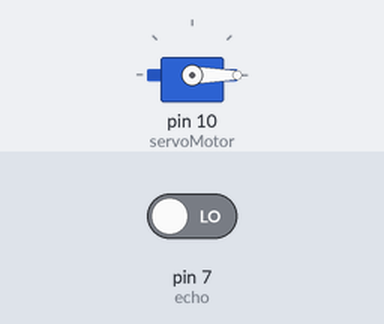
The sketch below on a simulated Arduino Uno, built with avr-gcc and run on an emulated ATmega328P. Parts: servo. The inputs (shaded band) are chosen by the test bench; at power-on: pin 7 (echo) LOW. What the sketch prints to the serial monitor is not drawn.

Above: at 0.05 s.
Timing chart, 0 to 4.6 s (numbered marks = the images above):
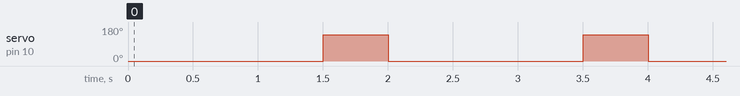

Measured:
- by itself, servo on pin 10 (servoMotor): alternates 140° for 0.50 s and 0° for 1.5 s

The sketch:

dispensador.ino
```cpp
#include <Servo.h>

Servo servoMotor;
int triger = 5;
int echo = 7;

void setup() {

  pinMode(triger, OUTPUT);
  pinMode(echo, INPUT);
  servoMotor.attach(10);
  Serial.begin(9600);
}
void loop() {

  servoMotor.write(0);

  digitalWrite(triger, LOW);
  delayMicroseconds(2);

  digitalWrite(triger, HIGH);
  delayMicroseconds(10);

  float tiempo=pulseIn(echo,HIGH);
  float distancia = (tiempo/2)/29.1;

  Serial.print(distancia);
  Serial.println("cm");
  delay(500);

  if (distancia < 20){
    servoMotor.write(140);
    delay(500);
  }else if (distancia > 50){
    servoMotor.write(0);
    delay(500);
    }
}
```
